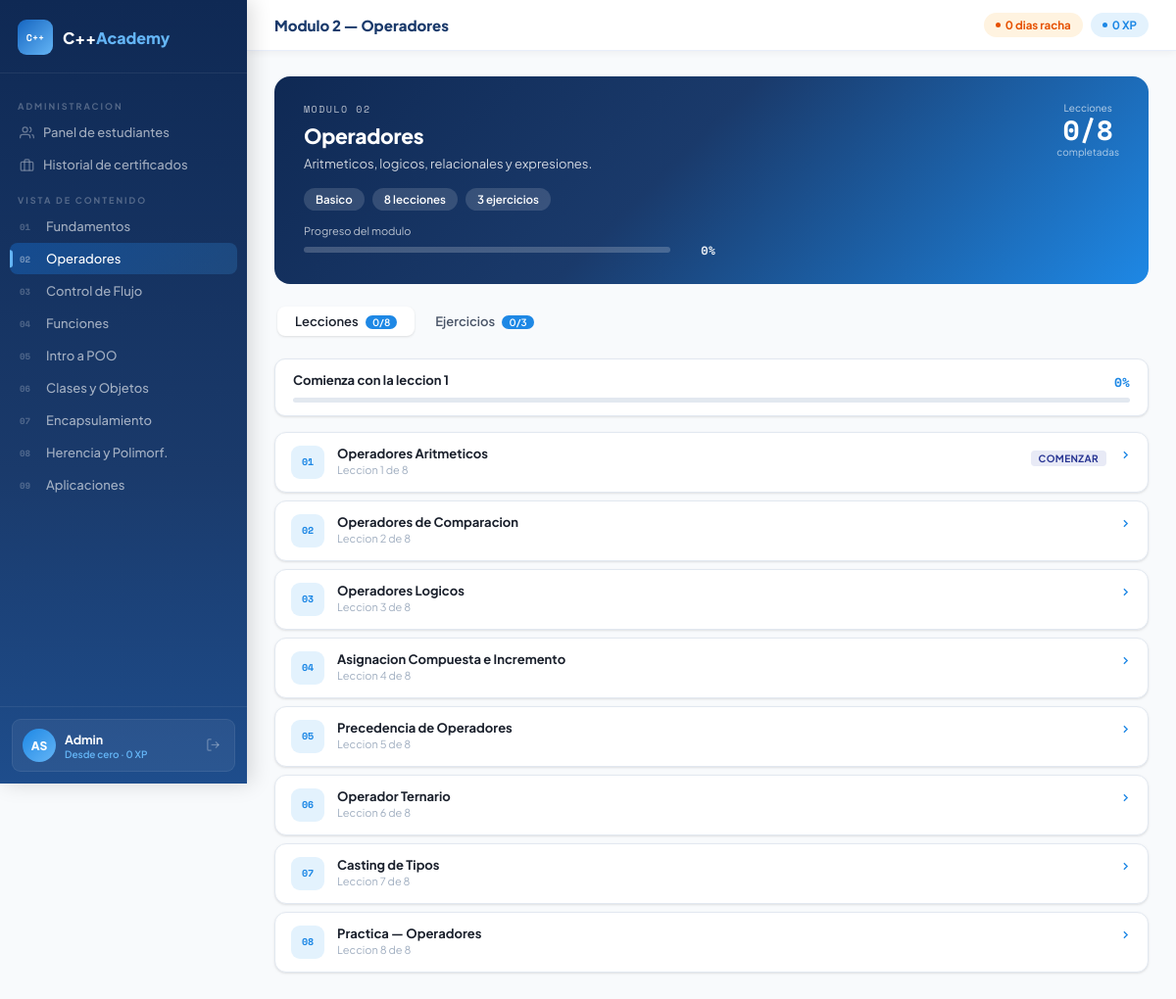
/modulo/2 (signed in), run on the app's committed database.
### tables this page shows
CREATE TABLE usuarios(
        id             INTEGER PRIMARY KEY AUTOINCREMENT,
        nombre         TEXT NOT NULL,
        apellido        TEXT NOT NULL,
        email           TEXT NOT NULL UNIQUE,
        password_hash   TEXT NOT NULL,
        rol_id          INTEGER NOT NULL DEFAULT 2,
        ruta_aprendizaje TEXT DEFAULT 'desde_cero',
        activo          INTEGER NOT NULL DEFAULT 1,
        xp              INTEGER NOT NULL DEFAULT 0,
        racha           INTEGER NOT NULL DEFAULT 0,
        nivel           INTEGER NOT NULL DEFAULT 1,
        ultimo_modulo   INTEGER DEFAULT NULL,
        ultima_leccion  INTEGER DEFAULT NULL,
        fecha_registro  TEXT NOT NULL DEFAULT (datetime('now')),
        FOREIGN KEY(rol_id) REFERENCES roles(id));

CREATE TABLE modulos(
        id               INTEGER PRIMARY KEY AUTOINCREMENT,
        numero           INTEGER NOT NULL UNIQUE,
        titulo           TEXT NOT NULL,
        descripcion      TEXT,
        nivel            TEXT NOT NULL DEFAULT 'Basico',
        total_lecciones  INTEGER DEFAULT 8,
        total_ejercicios INTEGER DEFAULT 3,
        activo           INTEGER NOT NULL DEFAULT 1);

CREATE TABLE lecciones(
        id          INTEGER PRIMARY KEY AUTOINCREMENT,
        modulo_id   INTEGER NOT NULL,
        numero      INTEGER NOT NULL,
        titulo      TEXT NOT NULL,
        contenido   TEXT,
        UNIQUE(modulo_id, numero),
        FOREIGN KEY(modulo_id) REFERENCES modulos(id));

### routes/course_routes.py (the view, shortened to what this page needs)
@course_bp.route('/modulo/<int:numero>')
@login_required
def modulo(numero):
    mod = obtener_modulo(numero)
    if not mod: abort(404)
    lecciones  = obtener_lecciones(mod['id'], g.user.id)
    ejercicios = obtener_todos_ejercicios(mod['id'], g.user.id, g.user.es_admin)
    stats      = obtener_estadisticas(g.user.id)
    prog_lec   = obtener_progreso_leccion(g.user.id, mod['id'])
    total_lecs = len(lecciones)
    lecs_ok    = sum(1 for l in lecciones if l.get('completada'))
    return render_template('student/modulo.html',
                           mod=mod, lecciones=lecciones, ejercicios=ejercicios,
                           stats=stats, prog_lec=prog_lec,
                           total_lecs=total_lecs, lecs_completadas=lecs_ok)

### templates/student/modulo.html (shortened to what this page needs)
{% extends "shared/base.html" %}
{% block page_title %}Modulo {{ mod.numero }} — {{ mod.titulo }}{% endblock %}
{% block content %}
<div class="mod-hero anim">
  <div style="display:flex;justify-content:space-between;align-items:flex-start;gap:16px;flex-wrap:wrap;">
    <div style="flex:1">
      <div style="font-family:'Space Mono',monospace;font-size:10px;letter-spacing:1.5px;opacity:.7;margin-bottom:6px">MODULO {{ '%02d'|format(mod.numero) }}</div>
      <h1 style="font-size:21px;font-weight:800;margin-bottom:5px;letter-spacing:-.3px">{{ mod.titulo }}</h1>
      <p style="font-size:13px;opacity:.8;line-height:1.6;max-width:520px;margin-bottom:14px">{{ mod.descripcion }}</p>
      <div style="display:flex;gap:8px;flex-wrap:wrap;margin-bottom:14px">
        <span style="background:rgba(255,255,255,.14);border-radius:20px;padding:4px 12px;font-size:11.5px;font-weight:600">{{ mod.nivel }}</span>
        <span style="background:rgba(255,255,255,.14);border-radius:20px;padding:4px 12px;font-size:11.5px;font-weight:600">{{ total_lecs }} lecciones</span>
        <span style="background:rgba(255,255,255,.14);border-radius:20px;padding:4px 12px;font-size:11.5px;font-weight:600">{{ ejercicios|length }} ejercicios</span>
      </div>
      <div style="font-size:11px;opacity:.7;margin-bottom:5px">Progreso del modulo</div>
      <div style="display:flex;align-items:center;gap:10px;max-width:420px">
        <div style="flex:1;height:6px;background:rgba(255,255,255,.2);border-radius:3px;overflow:hidden">
        </div>
        <span id="hero-pct" style="font-family:'Space Mono',monospace;font-size:12px;font-weight:700;opacity:.9;min-width:36px;text-align:right">0%</span>
      </div>
    </div>
    <div style="text-align:center;flex-shrink:0">
      <div style="font-size:10px;opacity:.7;margin-bottom:3px">Lecciones</div>
      <div style="font-family:'Space Mono',monospace;font-size:28px;font-weight:700;line-height:1" id="hero-lec">{{ lecs_completadas }}/{{ total_lecs }}</div>
      <div style="font-size:10px;opacity:.65;margin-top:2px">completadas</div>
    </div>
  </div>
</div>
<div class="tabs anim anim-d1">
  <button class="tb active" onclick="swTab(this,'lec')">
    Lecciones <span style="background:var(--blue);color:#fff;border-radius:20px;padding:1px 7px;font-size:10px;margin-left:5px" id="badge-lec">{{ lecs_completadas }}/{{ total_lecs }}</span>
  </button>
  <button class="tb" onclick="swTab(this,'ej')">
    {% set ej_ok = ejercicios|selectattr('correcto','eq',1)|list|length %}
    Ejercicios <span style="background:var(--blue);color:#fff;border-radius:20px;padding:1px 7px;font-size:10px;margin-left:5px" id="badge-ej">{{ ej_ok }}/{{ ejercicios|length }}</span>
  </button>
</div>
<div id="tp-lec" class="tp active anim anim-d2">
  <div class="prog-header">
    <div style="display:flex;justify-content:space-between;font-size:13px;font-weight:700;color:var(--text)">
      <span>{% if lecs_completadas==0 %}Comienza con la leccion 1{% elif lecs_completadas<total_lecs %}Continua con la leccion {{ lecs_completadas+1 }}{% else %}Todas las lecciones completadas{% endif %}</span>
      <span style="color:var(--blue);font-family:'Space Mono',monospace" id="lec-pct">{{ prog_lec.porcentaje }}%</span>
    </div>
    <div class="prog-bar-bg"><div class="prog-bar-fg" id="lec-bar" style="background:linear-gradient(90deg,#1a3a6b,#1e88e5);width:{{ prog_lec.porcentaje }}%"></div></div>
  </div>
  {% if lecciones %}
  {% for lec in lecciones %}
  <a href="{{ url_for('course.leccion', mn=mod.numero, ln=lec.numero) }}" class="lec-item">
    <div class="lec-num {% if lec.completada %}done{% endif %}">
      {% if lec.completada %}<svg width="12" height="12" viewBox="0 0 24 24" fill="none" stroke="currentColor" stroke-width="3"><polyline points="20 6 9 17 4 12"/></svg>
      {% else %}{{ '%02d'|format(lec.numero) }}{% endif %}
    </div>
    <div style="flex:1"><div style="font-weight:700;font-size:13px;color:var(--text);margin-bottom:2px">{{ lec.titulo }}</div><div style="font-size:11px;color:var(--text3)">Leccion {{ lec.numero }} de {{ lecciones|length }}</div></div>
    <div style="flex-shrink:0">
      {% if lec.completada %}<span class="tag tag-green">Completada</span>
      {% elif lec.numero == lecs_completadas+1 %}<span class="tag tag-indigo">{% if lec.numero==1 %}Comenzar{% else %}Continuar{% endif %}</span>{% endif %}
    </div>
    <svg width="13" height="13" viewBox="0 0 24 24" fill="none" stroke="var(--blue)" stroke-width="2.5" style="flex-shrink:0;margin-top:3px"><polyline points="9 18 15 12 9 6"/></svg>
  </a>
  {% endfor %}
  {% else %}<div class="card"><div class="card-body text-muted">Lecciones disponibles pronto.</div></div>{% endif %}
</div>
{% endblock %}

### templates/shared/base.html (shortened to what this page needs)
<!DOCTYPE html>
<html lang="es">
<head>
</head>
<body>
{% if current_user is not none and current_user.id %}
<div class="app-shell">
  <aside class="sidebar">
    <div class="sb-logo">
      <div class="sb-logo-icon">C++</div>
      <div class="sb-logo-name">C++<span>Academy</span></div>
    </div>
    <nav class="sb-nav">
      {% if current_user.es_admin %}
      <div class="sb-sec">Administracion</div>
      <a href="{{ url_for('course.admin_panel') }}" class="sb-link {% if request.endpoint=='course.admin_panel' %}active{% endif %}">
        <svg viewBox="0 0 24 24" fill="none" stroke="currentColor" stroke-width="2"><path d="M17 21v-2a4 4 0 0 0-4-4H5a4 4 0 0 0-4 4v2"/><circle cx="9" cy="7" r="4"/><path d="M23 21v-2a4 4 0 0 0-3-3.87"/><path d="M16 3.13a4 4 0 0 1 0 7.75"/></svg>
        Panel de estudiantes
      </a>
      <a href="{{ url_for('course.certificado') }}" class="sb-link {% if request.endpoint=='course.certificado' %}active{% endif %}">
        <svg viewBox="0 0 24 24" fill="none" stroke="currentColor" stroke-width="2"><rect x="2" y="7" width="20" height="14" rx="2"/><path d="M16 21V5a2 2 0 0 0-2-2h-4a2 2 0 0 0-2 2v16"/></svg>
        Historial de certificados
      </a>
      <div class="sb-sec">Vista de contenido</div>
      {% endif %}
      {% set mnms={1:'Fundamentos',2:'Operadores',3:'Control de Flujo',4:'Funciones',5:'Intro a POO',6:'Clases y Objetos',7:'Encapsulamiento',8:'Herencia y Polimorf.',9:'Aplicaciones'} %}
      {% set maccs=[] %}
      {% for i in range(1,10) %}
      <a href="{{ url_for('course.modulo', numero=i) }}"
         class="sb-link {% if request.endpoint=='course.modulo' and request.view_args.numero==i %}active{% endif %}">
        <span class="sb-link-num">{{ '%02d'|format(i) }}</span>
        {{ mnms[i] }}
      </a>
      {% endfor %}
    </nav>
    <div class="sb-foot">
      <div class="sb-user">
        <div class="sb-av">{{ current_user.iniciales }}</div>
        <div class="sb-uinfo">
          <div class="sb-uname">{{ current_user.nombre }}</div>
          <div class="sb-urole">
            {% if current_user.ruta_aprendizaje=='desde_cero' %}Desde cero
            {% elif current_user.ruta_aprendizaje=='intermedio' %}Nivel intermedio
            {% else %}Nivel avanzado{% endif %}
            &middot; {{ current_user.xp }} XP</div>
        </div>
        <a href="{{ url_for('auth.logout') }}" class="sb-logout" title="Salir">
          <svg width="15" height="15" viewBox="0 0 24 24" fill="none" stroke="currentColor" stroke-width="2"><path d="M9 21H5a2 2 0 0 1-2-2V5a2 2 0 0 1 2-2h4"/><polyline points="16 17 21 12 16 7"/><line x1="21" y1="12" x2="9" y2="12"/></svg>
        </a>
      </div>
    </div>
  </aside>
  <div class="main-area">
    <header class="topbar">
      <div class="topbar-title">{% block page_title %}C++ Academy{% endblock %}</div>
      <div class="topbar-pills">
        <span class="pill pill-amber"><span class="pill-dot"></span>{{ current_user.racha }} dias racha</span>
        <span class="pill pill-blue"><span class="pill-dot"></span>{{ current_user.xp }} XP</span>
      </div>
    </header>
    <main class="page-content">
      {% block content %}{% endblock %}
    </main>
  </div>
</div>
{% else %}
{% block auth_content %}{% endblock %}
{% endif %}
</body>
</html>

### data on the page
usuarios: nombre "Admin", xp "0", racha "0"
modulos: numero "2", titulo "Operadores", numero "02", descripcion "Aritmeticos, logicos, relacionales y expresiones.", nivel "Basico"
lecciones: numero "01", titulo "Operadores Aritmeticos", numero "1", lecciones "8", shows "COMENZAR"
lecciones: numero "02", titulo "Operadores de Comparacion", numero "2", lecciones "8"
lecciones: numero "03", titulo "Operadores Logicos", numero "3", lecciones "8"
lecciones: numero "04", titulo "Asignacion Compuesta e Incremento", numero "4", lecciones "8"
lecciones: numero "05", titulo "Precedencia de Operadores", numero "5", lecciones "8"
lecciones: numero "06", titulo "Operador Ternario", numero "6", lecciones "8"
lecciones: numero "07", titulo "Casting de Tipos", numero "7", lecciones "8"
lecciones: numero "08", titulo "Practica — Operadores", numero "8", lecciones "8"

### other printed values
{{ '%02d'|format(i) }} "01" "02" "03" "04" "05" "06" "07" "08" "09"
{{ mnms[i] }} "Fundamentos" "Operadores" "Control de Flujo" "Funciones" "Intro a POO" "Clases y Objetos" "Encapsulamiento" "Herencia y Polimorf." "Aplicaciones"
{{ current_user.iniciales }} "AS"
{{ total_lecs }} "8"
{{ ejercicios|length }} "3"
{{ lecs_completadas }} "0"
{{ ej_ok }} "0"
{{ prog_lec.porcentaje }} "0"
